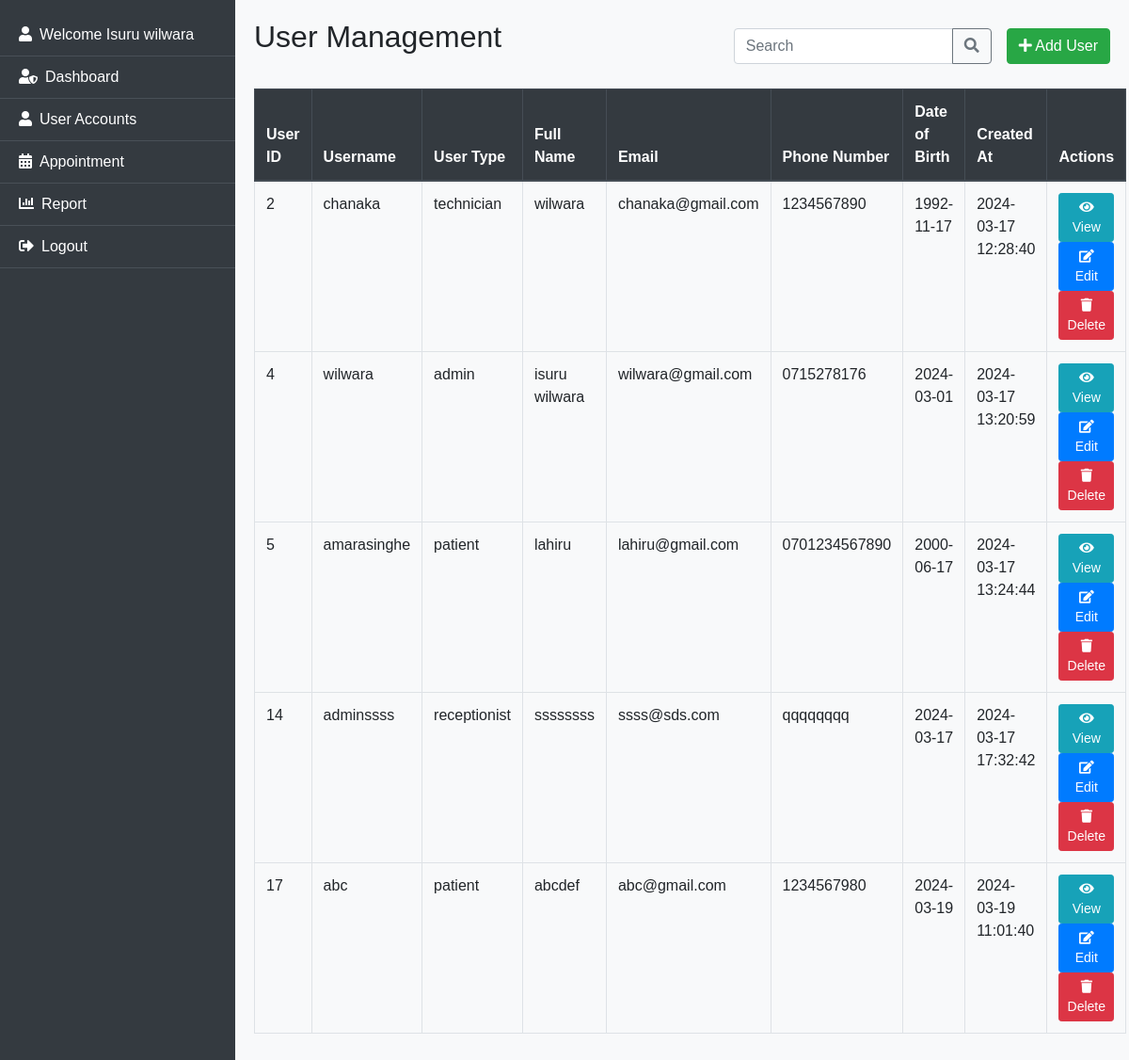
The page /usermanage.php (signed in) on the database its author committed.
### tables this page shows
CREATE TABLE `users` (
  `user_id` int(11) NOT NULL,
  `username` varchar(50) NOT NULL,
  `password` varchar(255) NOT NULL,
  `user_type` enum('admin','technician','receptionist','patient') NOT NULL,
  `full_name` varchar(100) DEFAULT NULL,
  `email` varchar(100) DEFAULT NULL,
  `phone_number` varchar(20) DEFAULT NULL,
  `date_of_birth` date DEFAULT NULL,
  `created_at` timestamp NOT NULL DEFAULT current_timestamp()
);

### usermanage.php (the view, shortened to what this page needs)
<?php include_once "commonfiles/header.php"; ?>
<div class="main-content">
    <div class="d-flex justify-content-between align-items-center">
        <h2>User Management</h2>
        <div class="form-inline">
            <div class="input-group mr-3">
                <input id="searchInput" type="text" class="form-control" placeholder="Search">
                <div class="input-group-append">
                    <button id="searchBtn" class="btn btn-outline-secondary" type="button"><i class="fas fa-search"></i></button>
                </div>
            </div>
            <button id="addUserBtn" class="btn btn-success" data-toggle="modal" data-target="#addUserModal"><i class="fas fa-plus"></i> Add User</button>
        </div>
    </div>
    <table id="userTable" class="table table-bordered mt-3">
        <thead class="thead-dark">
            <tr>
                <th scope="col">User ID</th>
                <th scope="col">Username</th>
                <th scope="col">User Type</th>
                <th scope="col">Full Name</th>
                <th scope="col">Email</th>
                <th scope="col">Phone Number</th>
                <th scope="col">Date of Birth</th>
                <th scope="col">Created At</th>
                <th scope="col">Actions</th>
            </tr>
        </thead>
        <tbody>
            <?php
            include_once "db_connection.php";
            $sql = "SELECT * FROM users";
            $result = mysqli_query($conn, $sql);
            if (mysqli_num_rows($result) > 0) {
                while ($row = mysqli_fetch_assoc($result)) {
                    echo "<tr>";
                    echo "<td>" . $row['user_id'] . "</td>";
                    echo "<td>" . $row['username'] . "</td>";
                    echo "<td>" . $row['user_type'] . "</td>";
                    echo "<td>" . $row['full_name'] . "</td>";
                    echo "<td>" . $row['email'] . "</td>";
                    echo "<td>" . $row['phone_number'] . "</td>";
                    echo "<td>" . $row['date_of_birth'] . "</td>";
                    echo "<td>" . $row['created_at'] . "</td>";
                    echo "<td>";
                    echo "<a href='#' class='btn btn-sm btn-info viewUserBtn' data-user-id='" . $row['user_id'] . "'><i class='fas fa-eye'></i> View</a>";
                    echo "<a href='#' class='btn btn-sm btn-primary editUserBtn' data-user-id='" . $row['user_id'] . "'><i class='fas fa-edit'></i> Edit</a>";
                    echo "<a href='#' class='btn btn-sm btn-danger deleteUserBtn' data-user-id='" . $row['user_id'] . "'><i class='fas fa-trash'></i> Delete</a>";
                    echo "</td>";
                    echo "</tr>";
                }
            } else {
                echo "<tr><td colspan='9'>No users found</td></tr>";
            }
            ?>
        </tbody>
    </table>
</div>
<?php include_once "commonfiles/script.php"; ?>

### commonfiles/header.php (style rules this page uses)
body { font-family: Arial, sans-serif; background-color: #f8f9fa; }
.main-content { margin-left: 250px; padding: 20px; }
.main-content h2 { margin-bottom: 20px; }

### rows shown on the page
users: user_id "2", username "chanaka", user_type "technician", full_name "wilwara", email "chanaka@gmail.com", phone_number "1234567890", date_of_birth "1992-11-17", created_at "2024-03-17 12:28:40"
users: user_id "4", username "wilwara", user_type "admin", full_name "isuru wilwara", email "wilwara@gmail.com", phone_number "0715278176", date_of_birth "2024-03-01", created_at "2024-03-17 13:20:59"
users: user_id "5", username "amarasinghe", user_type "patient", full_name "lahiru", email "lahiru@gmail.com", phone_number "0701234567890", date_of_birth "2000-06-17", created_at "2024-03-17 13:24:44"
users: user_id "14", username "adminssss", user_type "receptionist", full_name "ssssssss", email "ssss@sds.com", phone_number "qqqqqqqq", date_of_birth "2024-03-17", created_at "2024-03-17 17:32:42"
users: user_id "17", username "abc", user_type "patient", full_name "abcdef", email "abc@gmail.com", phone_number "1234567980", date_of_birth "2024-03-19", created_at "2024-03-19 11:01:40"

### other values the page prints
$_SESSION['full_name'] "Isuru wilwara"
$dashboardText "Dashboard"
